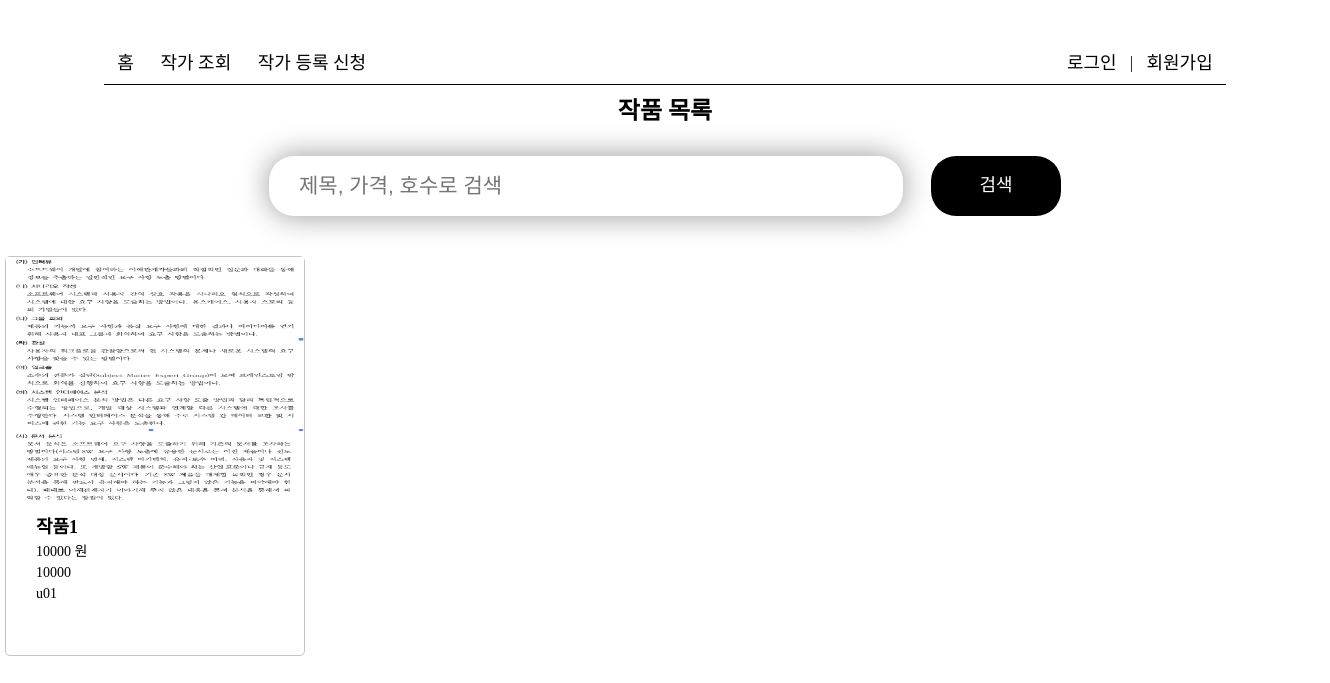
The page / on the database its author committed.
### posts/models.py (models this page shows, shortened)
class Artwork(models.Model):
    artist = models.ForeignKey(Artist, on_delete=models.CASCADE)  # 작가와 1:N 관계
    title = models.CharField(max_length=64)
    price = models.DecimalField(max_digits=10, decimal_places=2)
    hoosu = models.PositiveIntegerField()  # 호수 (1 이상 500 이하의 숫자)
    created_at = models.DateTimeField(auto_now_add=True)
    artwork_image = models.ImageField(upload_to='artwork_images/', blank=True, null=True)  # 작품 이미지

class Artist(models.Model):
    GENDER_CHOICES = [
        ('M', '남자'),
        ('F', '여자'),
    ]
    STATUS_CHOICES = [
        ('P', '대기중'),  # Pending
        ('A', '승인됨'),  # Approved
        ('R', '거부됨'),  # Rejected
    ]
    user = models.OneToOneField(User, on_delete=models.CASCADE)  # 사용자와 1:1 관계
    name = models.CharField(max_length=16)
    gender = models.CharField(max_length=1, choices=GENDER_CHOICES)
    birth_date = models.DateField()
    email = models.EmailField(unique=True)
    profile_image = models.ImageField(upload_to='artist_images/', blank=True, null=True)  # 작가 프로필 이미지
    contact = models.CharField(max_length=100, blank=True, null=True)
    status = models.CharField(max_length=1, choices=STATUS_CHOICES, default='P')  # 작가 상태

### posts/views.py (the view)
# urls.py: 2. Add a URL to urlpatterns:  path('', views.home, name='home')
def home(request):
    artworks = Artwork.objects.all().order_by('-id')
    return render(request, 'posts/index.html', {'artworks': artworks})

### posts/templates/posts/index.html (shortened to what this page needs)
<!DOCTYPE html>
<html lang="ko">
<head>
    {% load static %}
    <link rel="stylesheet" href="{% static 'posts/css/style.css' %}">
</head>
<body>
    {% include 'posts/header.html' %}
    <main>
        <section class="mt20">
            <div class="container cc">
                <h1 class="tc">작품 목록</h1>
                <form method="GET" action="{% url 'artwork_list' %}" class="search-form mt4">
                    <input type="text" name="q" placeholder="제목, 가격, 호수로 검색" value="{{ request.GET.q }}">
                    <button type="submit">검색</button>
                </form>
                {% if artworks %}
                <ul class="artwork_list mt6">
                    {% for artwork in artworks %}
                    <li>
                        <img src="{{ artwork.artwork_image.url }}" alt="artwork_img" width="300" height="250">
                        <div>
                            <p>{{ artwork.title }}</p>
                            <p>{{ artwork.price|floatformat:0 }} 원</p>
                            <p>{{ artwork.hoosu }}</p>
                            <p>{{ artwork.artist.name }}</p>
                        </div>
                    </li>
                    {% endfor %}
                </ul>
                {% endif %}
            </div>
        </section>
    </main>
</body>
</html>

### posts/static/posts/css/style.css (style rules this page uses)
* { margin: 0; padding: 0; box-sizing: border-box; line-height: 1.5em; }
body { width: 100%; }
section { position: relative; }
.container { width: 1320px; position: relative; margin: 0 auto; }
ul, li { list-style: none; }
a, label, button { cursor: pointer; color: black; display: inline-block; text-decoration: none; border: none; }
img { max-width: 100%; }
.cc { display: flex; flex-flow: column; justify-content: center; align-items: center; }
.tc { text-align: center; }
.mt4 { margin-top: 2vw; }
.mt6 { margin-top: 3vw; }
.mt20 { padding-top: 7vw; padding-bottom: 7vw; }
.search-form { width: 60%; height: 60px; position: relative; }
.search-form input { width: 80%; height: 100%; position: absolute; left: 0; border-radius: 25px; box-shadow: 0 0 30px rgb(151, 151, 151); border: none; padding: 30px; font-size: 21px; }
.search-form button { width: 130px; height: 100%; position: absolute; right: 0; background-color: black; border-radius: 25px; color: white; font-size: 18px; }
.artwork_list { width: 100%; height: 100%; position: relative; display: grid; grid-template-columns: repeat(4, 1fr); gap: 30px; margin-bottom: 100px; }
.artwork_list li { width: 300px; height: 400px; position: relative; border-radius: 5px; border: 1px solid #c5c5c5; }
.artwork_list li div { margin-left: 30px; }
.artwork_list li p:nth-child(1) { font-size: 18px; font-weight: bold; }
.artwork_list li div>p { font-size: 14px; }

### rows shown on the page
Artwork: artwork_image (picture), title "작품1", price "10000", hoosu "10000", artist.name "u01"
